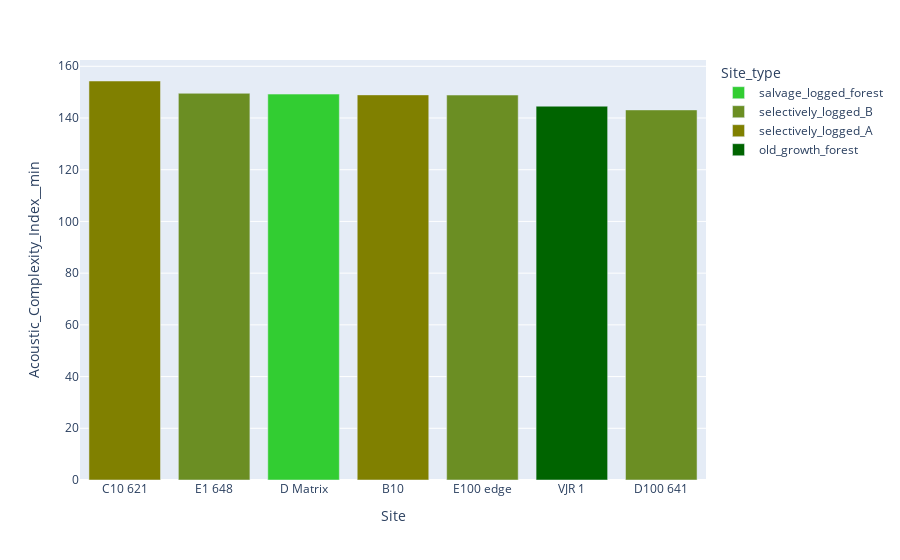

Write notebook code for a chart like this one.
### Markdown cell above
### it seems like old_growth_forests indeed have lower values
- or, we are looking at the wrong metric...
- Acoustic_Complexity_Index__min is actually the single rounded value that is outputted why running the original funciton from the 'Acoustic_indices' repository

### Code cell
fig = px.bar(dfaxic6am, 
             x = 'Site', 
             y = 'Acoustic_Complexity_Index__min', 
             color = 'Site_type', 
             color_discrete_map = color_discrete_map,
            )
fig.update_layout(xaxis ={'categoryorder':'total descending'})

fig.show()

### Figure 1 — Plotly figure (JSON) as saved in the notebook; plotly's stock layout.template omitted (floating-point values rounded to 4 significant figures)
{"data": [{"alignmentgroup": "True", "hovertemplate": "Site_type=salvage_logged_forest<br>Site=%{x}<br>Acoustic_Complexity_Index__min=%{y}<extra></extra>", "legendgroup": "salvage_logged_forest", "marker": {"color": "LimeGreen"}, "name": "salvage_logged_forest", "offsetgroup": "salvage_logged_forest", "orientation": "v", "showlegend": true, "textposition": "auto", "type": "bar", "x": ["D Matrix"], "xaxis": "x", "y": [149.2], "yaxis": "y"}, {"alignmentgroup": "True", "hovertemplate": "Site_type=selectively_logged_B<br>Site=%{x}<br>Acoustic_Complexity_Index__min=%{y}<extra></extra>", "legendgroup": "selectively_logged_B", "marker": {"color": "OliveDrab"}, "name": "selectively_logged_B", "offsetgroup": "selectively_logged_B", "orientation": "v", "showlegend": true, "textposition": "auto", "type": "bar", "x": ["E1 648", "D100 641", "E100 edge"], "xaxis": "x", "y": [149.6, 143.1, 148.9], "yaxis": "y"}, {"alignmentgroup": "True", "hovertemplate": "Site_type=selectively_logged_A<br>Site=%{x}<br>Acoustic_Complexity_Index__min=%{y}<extra></extra>", "legendgroup": "selectively_logged_A", "marker": {"color": "Olive"}, "name": "selectively_logged_A", "offsetgroup": "selectively_logged_A", "orientation": "v", "showlegend": true, "textposition": "auto", "type": "bar", "x": ["B10", "C10 621"], "xaxis": "x", "y": [148.9, 154.3], "yaxis": "y"}, {"alignmentgroup": "True", "hovertemplate": "Site_type=old_growth_forest<br>Site=%{x}<br>Acoustic_Complexity_Index__min=%{y}<extra></extra>", "legendgroup": "old_growth_forest", "marker": {"color": "DarkGreen"}, "name": "old_growth_forest", "offsetgroup": "old_growth_forest", "orientation": "v", "showlegend": true, "textposition": "auto", "type": "bar", "x": ["VJR 1"], "xaxis": "x", "y": [144.6], "yaxis": "y"}], "layout": {"autosize": true, "barmode": "relative", "legend": {"title": {"text": "Site_type"}, "tracegroupgap": 0}, "margin": {"t": 60}, "xaxis": {"anchor": "y", "autorange": true, "categoryorder": "total descending", "domain": [0, 1], "range": [-0.5, 6.5], "title": {"text": "Site"}, "type": "category"}, "yaxis": {"anchor": "x", "autorange": true, "domain": [0, 1], "range": [0, 162.4], "title": {"text": "Acoustic_Complexity_Index__min"}, "type": "linear"}}}
